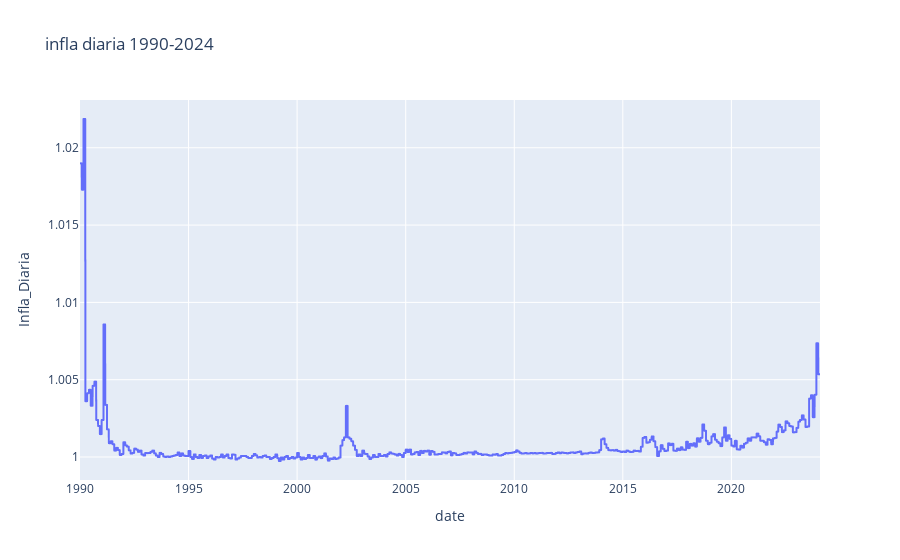

The notebook cell this image was saved under:
### Code cell
import plotly.express as px
fig_infla = px.line(df_merged, x='date', y='Infla_Diaria', title='infla diaria 1990-2024', hover_data='Factor_Actualizacion')
fig_infla

### Figure 1 — Plotly figure (JSON) as saved in the notebook; plotly's stock layout.template omitted (floating-point values rounded to 4 significant figures; data arrays with more than 128 entries replaced by an {"elided": "..."} marker saying what was removed)
{"data": [{"customdata": {"elided": "12449x1 float values"}, "hovertemplate": "date=%{x}<br>Infla_Diaria=%{y}<br>Factor_Actualizacion=%{customdata[0]}<extra></extra>", "legendgroup": "", "line": {"color": "#636efa", "dash": "solid"}, "marker": {"symbol": "circle"}, "mode": "lines", "name": "", "showlegend": false, "type": "scattergl", "x": {"elided": "12449 str values"}, "xaxis": "x", "y": {"elided": "12449 float values"}, "yaxis": "y"}], "layout": {"legend": {"tracegroupgap": 0}, "title": {"text": "infla diaria 1990-2024"}, "xaxis": {"anchor": "y", "domain": [0, 1], "title": {"text": "date"}}, "yaxis": {"anchor": "x", "domain": [0, 1], "title": {"text": "Infla_Diaria"}}}}
